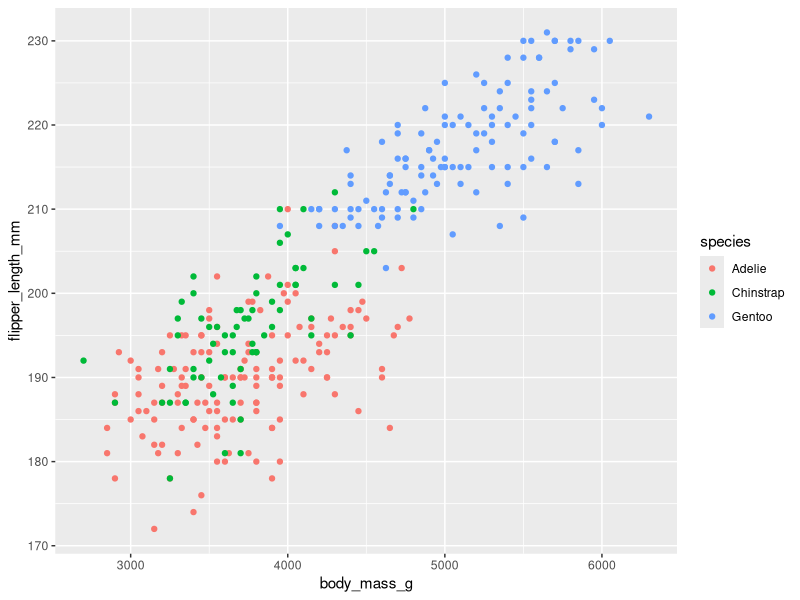
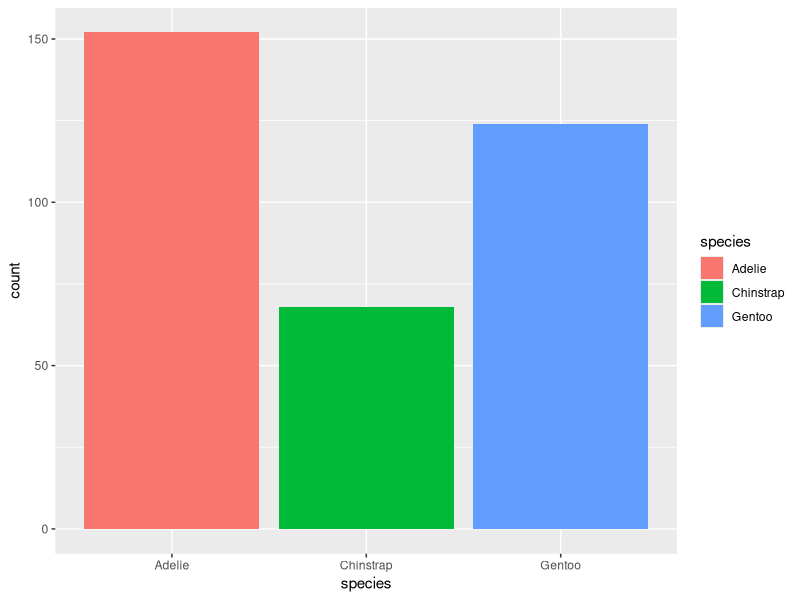

The R script that drew these images, in order:
## ---- chunk 1
knitr::opts_chunk$set(echo = TRUE)
library(dplyr)
library(palmerpenguins)
library(ggplot2)
## ---- chunk 2
summary(penguins)
## ---- chunk 3
penguins %>% 
  tidyr::drop_na() %>% 
  ggplot() + geom_point(aes(x = body_mass_g, y = flipper_length_mm, 
                            color = species))
## ---- chunk 4
penguins %>% 
  ggplot() +
  geom_bar(aes(x = species, fill = species), stat = "count")
